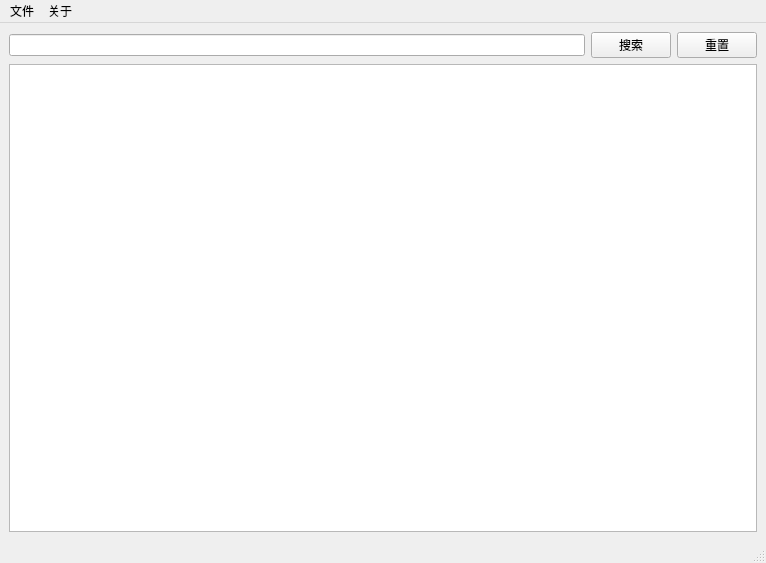
<?xml version="1.0" encoding="UTF-8"?>
<ui version="4.0">
 <class>MainWindow</class>
 <widget class="QMainWindow" name="MainWindow">
  <property name="geometry">
   <rect>
    <x>0</x>
    <y>0</y>
    <width>766</width>
    <height>563</height>
   </rect>
  </property>
  <property name="windowTitle">
   <string>MainWindow</string>
  </property>
  <widget class="QWidget" name="centralwidget">
   <layout class="QGridLayout" name="gridLayout">
    <item row="0" column="0">
     <widget class="QLineEdit" name="input_book_name"/>
    </item>
    <item row="0" column="1">
     <widget class="QPushButton" name="button_query">
      <property name="text">
       <string>搜索</string>
      </property>
     </widget>
    </item>
    <item row="0" column="2">
     <widget class="QPushButton" name="button_reset">
      <property name="text">
       <string>重置</string>
      </property>
     </widget>
    </item>
    <item row="1" column="0" colspan="3">
     <widget class="QTreeView" name="treeView"/>
    </item>
   </layout>
  </widget>
  <widget class="QMenuBar" name="menubar">
   <property name="geometry">
    <rect>
     <x>0</x>
     <y>0</y>
     <width>766</width>
     <height>23</height>
    </rect>
   </property>
   <widget class="QMenu" name="menu_file">
    <property name="title">
     <string>文件</string>
    </property>
    <addaction name="action_exit"/>
   </widget>
   <widget class="QMenu" name="menu_about">
    <property name="title">
     <string>关于</string>
    </property>
    <addaction name="action_lzxz1234"/>
   </widget>
   <addaction name="menu_file"/>
   <addaction name="menu_about"/>
  </widget>
  <widget class="QStatusBar" name="statusbar"/>
  <action name="action_exit">
   <property name="text">
    <string>退出</string>
   </property>
  </action>
  <action name="action_lzxz1234">
   <property name="text">
    <string>lzxz1234</string>
   </property>
  </action>
 </widget>
 <resources/>
 <connections/>
</ui>
